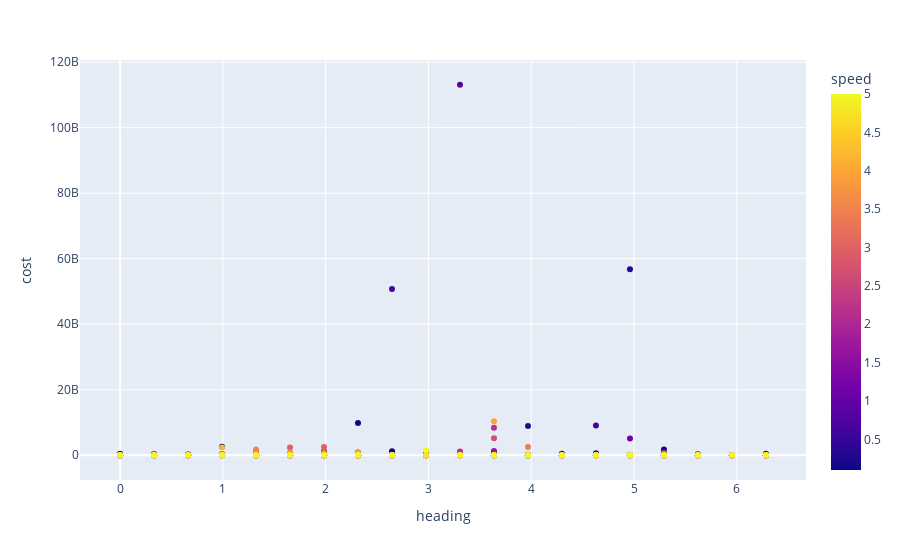

Notebook cell for this chart:
### Code cell
px.scatter(df.loc[df.a==0.2], x="heading", y="cost", color="speed")

### Figure 1 — Plotly figure (JSON) as saved in the notebook; plotly's stock layout.template omitted (floating-point values rounded to 4 significant figures; data arrays with more than 128 entries replaced by an {"elided": "..."} marker saying what was removed)
{"data": [{"hovertemplate": "heading=%{x}<br>cost=%{y}<br>speed=%{marker.color}<extra></extra>", "legendgroup": "", "marker": {"color": {"elided": "400 float values"}, "coloraxis": "coloraxis", "symbol": "circle"}, "mode": "markers", "name": "", "orientation": "v", "showlegend": false, "type": "scatter", "x": {"elided": "400 float values"}, "xaxis": "x", "y": {"elided": "400 float values"}, "yaxis": "y"}], "layout": {"coloraxis": {"colorbar": {"title": {"text": "speed"}}, "colorscale": [[0, "#0d0887"], [0.1111, "#46039f"], [0.2222, "#7201a8"], [0.3333, "#9c179e"], [0.4444, "#bd3786"], [0.5556, "#d8576b"], [0.6667, "#ed7953"], [0.7778, "#fb9f3a"], [0.8889, "#fdca26"], [1, "#f0f921"]]}, "legend": {"tracegroupgap": 0}, "margin": {"t": 60}, "xaxis": {"anchor": "y", "domain": [0, 1], "title": {"text": "heading"}}, "yaxis": {"anchor": "x", "domain": [0, 1], "title": {"text": "cost"}}}}
